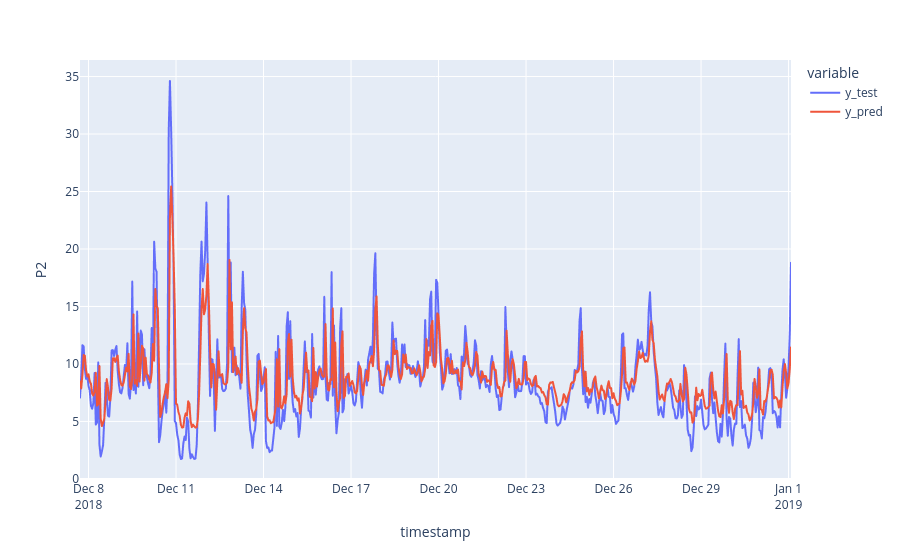

Notebook code for this chart:
### Markdown cell above
Next, we Create a time series line plot for the values in `test_predictions` using plotly express. Be sure that the y-axis is properly labeled as `"P2"`.

### Code cell
fig = px.line(df_pred_test, labels={"value":"P2"})
fig.show()

### Figure 1 — Plotly figure (JSON) as saved in the notebook; plotly's stock layout.template omitted (floating-point values rounded to 4 significant figures; data arrays with more than 128 entries replaced by an {"elided": "..."} marker saying what was removed)
{"data": [{"hovertemplate": "variable=y_test<br>timestamp=%{x}<br>P2=%{y}<extra></extra>", "legendgroup": "y_test", "line": {"color": "#636efa", "dash": "solid"}, "marker": {"symbol": "circle"}, "mode": "lines", "name": "y_test", "showlegend": true, "type": "scattergl", "x": {"elided": "586 str values"}, "xaxis": "x", "y": {"elided": "586 float values"}, "yaxis": "y"}, {"hovertemplate": "variable=y_pred<br>timestamp=%{x}<br>P2=%{y}<extra></extra>", "legendgroup": "y_pred", "line": {"color": "#EF553B", "dash": "solid"}, "marker": {"symbol": "circle"}, "mode": "lines", "name": "y_pred", "showlegend": true, "type": "scattergl", "x": {"elided": "586 str values"}, "xaxis": "x", "y": {"elided": "586 float values"}, "yaxis": "y"}], "layout": {"legend": {"title": {"text": "variable"}, "tracegroupgap": 0}, "margin": {"t": 60}, "xaxis": {"anchor": "y", "domain": [0, 1], "title": {"text": "timestamp"}}, "yaxis": {"anchor": "x", "domain": [0, 1], "title": {"text": "P2"}}}}
